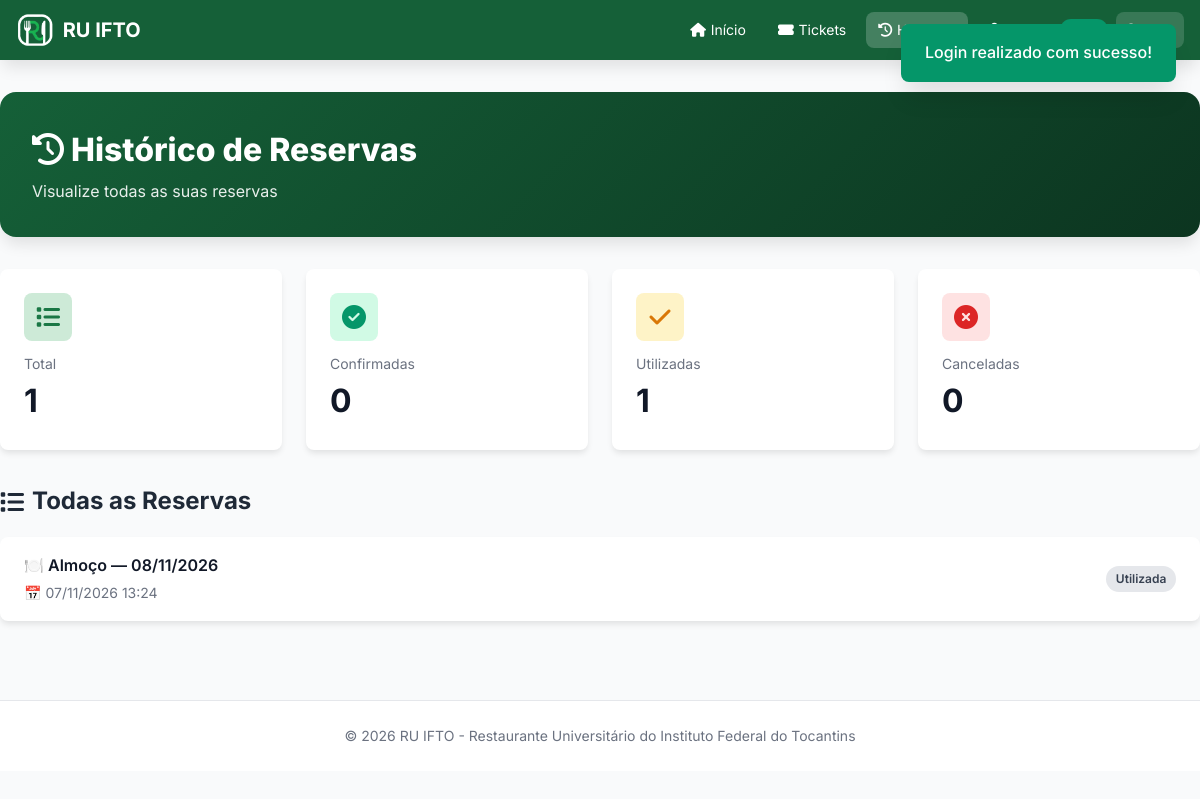
Screenshot of /historico.php (signed in) with the database file from the repository.
### tables this page shows
CREATE TABLE IF NOT EXISTS reservas (
    id              INT UNSIGNED AUTO_INCREMENT PRIMARY KEY,
    usuario_id      INT UNSIGNED NOT NULL,
    refeicao_id     INT UNSIGNED NOT NULL,
    status          ENUM('confirmada','utilizada','cancelada') NOT NULL DEFAULT 'confirmada',
    tipo_usuario    ENUM('admin','aluno','visitante') NOT NULL,
    valor           DECIMAL(6,2) NOT NULL DEFAULT 0.00,
    data_reserva    DATETIME NOT NULL DEFAULT CURRENT_TIMESTAMP,
    data_utilizacao DATETIME NULL,
    CONSTRAINT fk_reserva_usuario  FOREIGN KEY (usuario_id)  REFERENCES usuarios(id)  ON DELETE CASCADE,
    CONSTRAINT fk_reserva_refeicao FOREIGN KEY (refeicao_id) REFERENCES refeicoes(id) ON DELETE CASCADE,
    INDEX idx_reserva_usuario (usuario_id, status)
);

CREATE TABLE IF NOT EXISTS refeicoes (
    id                      INT UNSIGNED AUTO_INCREMENT PRIMARY KEY,
    tipo                    ENUM('almoco') NOT NULL DEFAULT 'almoco',
    data                    DATE         NOT NULL,
    cardapio_principal      VARCHAR(200) NOT NULL,
    cardapio_acompanhamento VARCHAR(200) NULL,
    cardapio_salada         VARCHAR(200) NULL,
    cardapio_sobremesa      VARCHAR(200) NULL,
    cardapio_suco           VARCHAR(200) NULL,
    vagas_totais            INT UNSIGNED NOT NULL DEFAULT 100,
    vagas_disponiveis       INT UNSIGNED NOT NULL DEFAULT 100,
    status                  ENUM('disponivel','lotado') NOT NULL DEFAULT 'disponivel',
    UNIQUE KEY uk_refeicao_dia (tipo, data),
    CONSTRAINT chk_vagas CHECK (vagas_disponiveis <= vagas_totais)
);

### config/config.php (called while the page is built, shortened)
<?php
spl_autoload_register(function (string $classe) {
    $arquivo = ROOT_PATH . '/src/' . $classe . '.php';
});
require_once ROOT_PATH . '/src/helpers.php';

### src/Database.php (called while the page is built, shortened)
<?php
class Database
{
    private static ?PDO $instancia = null;
    public static function conectar(): PDO
    {
        if (self::$instancia === null) {
            $dsn = sprintf('mysql:host=%s;port=%s;dbname=%s;charset=utf8mb4', DB_HOST, DB_PORT, DB_NAME);
            try {
                self::$instancia = new PDO($dsn, DB_USER, DB_PASS, [
                    PDO::ATTR_ERRMODE            => PDO::ERRMODE_EXCEPTION,
                    PDO::ATTR_DEFAULT_FETCH_MODE => PDO::FETCH_ASSOC,
                    PDO::ATTR_EMULATE_PREPARES   => false,
                ]);
            } catch (PDOException $e) {
                http_response_code(500);
                exit('Erro ao conectar ao banco de dados. Verifique config/config.php e se o script database/ruifto.sql foi importado.');
            }
        }
        return self::$instancia;
    }
}

### src/Model.php (called while the page is built, shortened)
<?php
abstract class Model
{
    protected static string $tabela;
    protected static function db(): PDO
    {
        return Database::conectar();
    }
    public static function fromRow(array $linha): static
    {
        $obj = new static();
        foreach ($linha as $campo => $valor) {
            if (property_exists($obj, $campo)) {
                $obj->$campo = $valor;
            }
        }
        $obj->id = (int) $linha['id'];
        return $obj;
    }
    public static function buscar(int $id): ?static
    {
        $st = static::db()->prepare('SELECT * FROM ' . static::$tabela . ' WHERE id = :id');
        $st->execute([':id' => $id]);
        $linha = $st->fetch();
        return $linha ? static::fromRow($linha) : null;
    }
}

### src/Auth.php (called while the page is built, shortened)
<?php
class Auth
{
    public static function usuario(): ?Usuario
    {
        static $cache = false;
        if ($cache !== false) {
            return $cache;
        }
        $cache = isset($_SESSION['usuario_id']) ? Usuario::buscar((int) $_SESSION['usuario_id']) : null;
        return $cache;
    }
    public static function exigirLogin(): Usuario
    {
        $u = self::usuario();
        return $u;
    }
    public static function exigirUsuarioComum(): Usuario
    {
        $u = self::exigirLogin();
        return $u;
    }
}

### src/Usuario.php (called while the page is built, shortened)
<?php
class Usuario extends Model
{
    public string $perfil = 'aluno';
    public function isAdmin(): bool     { return $this->perfil === 'admin'; }
}

### src/Reserva.php (called while the page is built, shortened)
<?php
class Reserva extends Model
{
    public static function listarPorUsuario(int $usuarioId, ?string $status = null): array
    {
        $sql = self::SELECT_BASE . ' WHERE r.usuario_id = :u';
        $p = [':u' => $usuarioId];
        $st = self::db()->prepare($sql . ' ORDER BY r.data_reserva DESC, r.id DESC');
        $st->execute($p);
        return $st->fetchAll();
    }
}

### src/helpers.php (called while the page is built, shortened)
<?php
function e(?string $texto): string
{
    return htmlspecialchars((string) $texto, ENT_QUOTES, 'UTF-8');
}
function dataHora(?string $data): string
{
    return $data ? date('d/m/Y H:i', strtotime($data)) : '-';
}
function dataBR(?string $data): string
{
    return $data ? date('d/m/Y', strtotime($data)) : '-';
}

### historico.php (the view, shortened to what this page needs)
<?php
require_once __DIR__ . '/config/config.php';
$user = Auth::exigirUsuarioComum();
$reservas = Reserva::listarPorUsuario($user->id);
$conta = fn(string $s) => count(array_filter($reservas, fn($r) => $r['status'] === $s));
$nomes = ['confirmada' => 'Confirmada', 'utilizada' => 'Utilizada', 'cancelada' => 'Cancelada'];
require __DIR__ . '/includes/header.php';
?>
<div class="dashboard-header" style="background:linear-gradient(135deg,var(--primary-700),var(--primary-900));">
    <h1><i class="fas fa-history"></i> Histórico de Reservas</h1>
    <p>Visualize todas as suas reservas</p>
</div>
<div class="stats-grid" style="margin-bottom:2rem;">
    <div class="stat-card"><div class="stat-icon blue"><i class="fas fa-list"></i></div><div class="stat-label">Total</div><div class="stat-value"><?= count($reservas) ?></div></div>
    <div class="stat-card"><div class="stat-icon green"><i class="fas fa-check-circle"></i></div><div class="stat-label">Confirmadas</div><div class="stat-value"><?= $conta('confirmada') ?></div></div>
    <div class="stat-card"><div class="stat-icon yellow"><i class="fas fa-check"></i></div><div class="stat-label">Utilizadas</div><div class="stat-value"><?= $conta('utilizada') ?></div></div>
    <div class="stat-card"><div class="stat-icon red"><i class="fas fa-times-circle"></i></div><div class="stat-label">Canceladas</div><div class="stat-value"><?= $conta('cancelada') ?></div></div>
</div>
<div class="section-title"><i class="fas fa-list"></i> Todas as Reservas</div>
<ul class="reservas-list">
<?php foreach ($reservas as $r): ?>
    <li class="reserva-item">
        <div class="reserva-info">
            <span class="titulo">🍽️ Almoço — <?= e(dataBR($r['refeicao_data'])) ?></span>
            <span class="data">📅 <?= e(dataHora($r['data_reserva'])) ?></span>
        </div>
        <span class="reserva-status <?= e($r['status']) ?>"><?= e($nomes[$r['status']] ?? $r['status']) ?></span>
    </li>
<?php endforeach; ?>
</ul>
<?php require __DIR__ . '/includes/footer.php';

### assets/css/style.css (style rules this page uses)
* { margin: 0; padding: 0; box-sizing: border-box; }
:root { --primary-50: #eaf6ee; --primary-100: #cdead7; --primary-200: #a3d9b6; --primary-300: #71c390; --primary-400: #45ab72; --primary-500: #268f57; --primary-600: #1a7745; --primary-700: #156038; --primary-800: #114a2c; --primary-900: #0c3520; --gray-50: #f9fafb; --gray-100: #f3f4f6; --gray-200: #e5e7eb; --gray-300: #d1d5db; --gray-400: #9ca3af; --gray-500: #6b7280; --gray-600: #4b5563; --gray-700: #374151; --gray-800: #1f2937; --gray-900: #111827; --green-100: #d1fae5; --green-600: #059669; --green-800: #065f46; --red-100: #fee2e2; --red-600: #dc2626; --red-800: #991b1b; --yellow-100: #fef3c7; --yellow-600: #d97706; --shadow-sm: 0 1px 2px 0 rgb(0 0 0 / 0.05); --shadow-md: 0 4px 6px -1px rgb(0 0 0 / 0.1); --shadow-lg: 0 10px 15px -3px rgb(0 0 0 / 0.1); --shadow-xl: 0 20px 25px -5px rgb(0 0 0 / 0.1); --radius: 0.5rem; --radius-lg: 1rem; }
body { font-family: 'Inter', -apple-system, BlinkMacSystemFont, sans-serif; background: var(--gray-50); color: var(--gray-900); line-height: 1.6; min-height: 100vh; }
.dashboard-header { background: linear-gradient(135deg, var(--primary-600), var(--primary-800)); color: white; padding: 2rem; border-radius: var(--radius-lg); margin-bottom: 2rem; box-shadow: var(--shadow-lg); }
.dashboard-header h1 { font-size: 2rem; font-weight: 800; }
.dashboard-header p { opacity: 0.9; margin-top: 0.25rem; }
.stats-grid { display: grid; grid-template-columns: repeat(auto-fit, minmax(200px, 1fr)); gap: 1.5rem; margin-bottom: 2rem; }
.stat-card { background: white; padding: 1.5rem; border-radius: var(--radius); box-shadow: var(--shadow-md); transition: all 0.3s; cursor: default; }
.stat-card .stat-icon { width: 48px; height: 48px; border-radius: var(--radius); display: flex; align-items: center; justify-content: center; font-size: 1.5rem; margin-bottom: 0.75rem; }
.stat-card .stat-icon.blue { background: var(--primary-100); color: var(--primary-600); }
.stat-card .stat-icon.green { background: var(--green-100); color: var(--green-600); }
.stat-card .stat-icon.yellow { background: var(--yellow-100); color: var(--yellow-600); }
.stat-card .stat-icon.red { background: var(--red-100); color: var(--red-600); }
.stat-card .stat-label { font-size: 0.875rem; color: var(--gray-500); }
.stat-card .stat-value { font-size: 2rem; font-weight: 700; color: var(--gray-900); }
.section-title { font-size: 1.5rem; font-weight: 700; color: var(--gray-800); margin-bottom: 1rem; display: flex; align-items: center; gap: 0.5rem; }
.reservas-list { background: white; border-radius: var(--radius); box-shadow: var(--shadow-md); overflow: hidden; }
.reserva-item { display: flex; justify-content: space-between; align-items: center; padding: 1rem 1.5rem; border-bottom: 1px solid var(--gray-200); transition: all 0.3s; }
.reserva-item:last-child { border-bottom: none; }
.reserva-item .reserva-info { display: flex; flex-direction: column; gap: 0.25rem; }
.reserva-item .reserva-info .titulo { font-weight: 600; }
.reserva-item .reserva-info .data { font-size: 0.875rem; color: var(--gray-500); }
.reserva-item .reserva-status { font-size: 0.75rem; padding: 0.2rem 0.6rem; border-radius: 9999px; font-weight: 600; }
.reserva-item .reserva-status.utilizada { background: var(--gray-200); color: var(--gray-700); }

### rows the page displays
reservas: status "0", status "1", refeicao.data "08/11/2026", data_reserva "07/11/2026 13:24", status "Utilizada"

### other values shown
count($reservas) "1"
